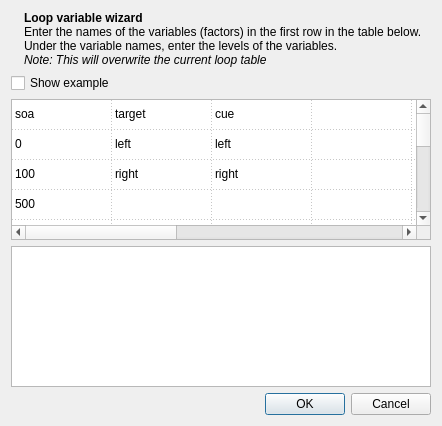
<?xml version="1.0" encoding="UTF-8"?>
<ui version="4.0">
 <class>Dialog</class>
 <widget class="QDialog" name="Dialog">
  <property name="geometry">
   <rect>
    <x>0</x>
    <y>0</y>
    <width>442</width>
    <height>426</height>
   </rect>
  </property>
  <property name="windowTitle">
   <string>Loop Variable Wizard</string>
  </property>
  <layout class="QVBoxLayout" name="verticalLayout">
   <item>
    <widget class="QWidget" name="widget" native="true">
     <layout class="QHBoxLayout" name="horizontalLayout">
      <property name="margin">
       <number>0</number>
      </property>
      <item>
       <widget class="QLabel" name="label_wizard">
        <property name="sizePolicy">
         <sizepolicy hsizetype="Fixed" vsizetype="Preferred">
          <horstretch>0</horstretch>
          <verstretch>0</verstretch>
         </sizepolicy>
        </property>
        <property name="text">
         <string/>
        </property>
        <property name="pixmap">
         <pixmap>:/icons/wizard_large.png</pixmap>
        </property>
       </widget>
      </item>
      <item>
       <widget class="QLabel" name="label_2">
        <property name="text">
         <string>&lt;!DOCTYPE HTML PUBLIC &quot;-//W3C//DTD HTML 4.0//EN&quot; &quot;http://www.w3.org/TR/REC-html40/strict.dtd&quot;&gt;
&lt;html&gt;&lt;head&gt;&lt;meta name=&quot;qrichtext&quot; content=&quot;1&quot; /&gt;&lt;style type=&quot;text/css&quot;&gt;
p, li { white-space: pre-wrap; }
&lt;/style&gt;&lt;/head&gt;&lt;body style=&quot; font-family:'Ubuntu'; font-size:9pt; font-weight:400; font-style:normal;&quot;&gt;
&lt;p style=&quot; margin-top:0px; margin-bottom:0px; margin-left:0px; margin-right:0px; -qt-block-indent:0; text-indent:0px;&quot;&gt;&lt;span style=&quot; font-weight:600;&quot;&gt;Loop variable wizard&lt;/span&gt;&lt;/p&gt;
&lt;p style=&quot; margin-top:0px; margin-bottom:0px; margin-left:0px; margin-right:0px; -qt-block-indent:0; text-indent:0px;&quot;&gt;Enter the names of the variables (factors) in the first row in the table below. Under the variable names, enter the levels of the variables.&lt;/p&gt;
&lt;p style=&quot; margin-top:0px; margin-bottom:0px; margin-left:0px; margin-right:0px; -qt-block-indent:0; text-indent:0px;&quot;&gt;&lt;span style=&quot; font-style:italic;&quot;&gt;Note: This will overwrite the current loop table&lt;/span&gt;&lt;/p&gt;&lt;/body&gt;&lt;/html&gt;</string>
        </property>
        <property name="wordWrap">
         <bool>true</bool>
        </property>
       </widget>
      </item>
     </layout>
    </widget>
   </item>
   <item>
    <widget class="QWidget" name="widget_2" native="true">
     <layout class="QHBoxLayout" name="horizontalLayout_2">
      <property name="margin">
       <number>0</number>
      </property>
      <item>
       <widget class="QCheckBox" name="checkBox">
        <property name="text">
         <string>Show example</string>
        </property>
       </widget>
      </item>
      <item>
       <spacer name="horizontalSpacer">
        <property name="orientation">
         <enum>Qt::Horizontal</enum>
        </property>
        <property name="sizeHint" stdset="0">
         <size>
          <width>40</width>
          <height>20</height>
         </size>
        </property>
       </spacer>
      </item>
     </layout>
    </widget>
   </item>
   <item>
    <widget class="good_looking_table" name="table_example">
     <property name="editTriggers">
      <set>QAbstractItemView::NoEditTriggers</set>
     </property>
     <property name="gridStyle">
      <enum>Qt::DotLine</enum>
     </property>
     <attribute name="horizontalHeaderVisible">
      <bool>false</bool>
     </attribute>
     <attribute name="verticalHeaderVisible">
      <bool>false</bool>
     </attribute>
     <row>
      <property name="text">
       <string>New Row</string>
      </property>
     </row>
     <row>
      <property name="text">
       <string>New Row</string>
      </property>
     </row>
     <row>
      <property name="text">
       <string>New Row</string>
      </property>
     </row>
     <row>
      <property name="text">
       <string>New Row</string>
      </property>
     </row>
     <row>
      <property name="text">
       <string>New Row</string>
      </property>
     </row>
     <row>
      <property name="text">
       <string>New Row</string>
      </property>
     </row>
     <row>
      <property name="text">
       <string>New Row</string>
      </property>
     </row>
     <row>
      <property name="text">
       <string>New Row</string>
      </property>
     </row>
     <row>
      <property name="text">
       <string>New Row</string>
      </property>
     </row>
     <row>
      <property name="text">
       <string>New Row</string>
      </property>
     </row>
     <row>
      <property name="text">
       <string>New Row</string>
      </property>
     </row>
     <row>
      <property name="text">
       <string>New Row</string>
      </property>
     </row>
     <column>
      <property name="text">
       <string>New Column</string>
      </property>
     </column>
     <column>
      <property name="text">
       <string>New Column</string>
      </property>
     </column>
     <column>
      <property name="text">
       <string>New Column</string>
      </property>
     </column>
     <column>
      <property name="text">
       <string>New Column</string>
      </property>
     </column>
     <column>
      <property name="text">
       <string>New Column</string>
      </property>
     </column>
     <column>
      <property name="text">
       <string>New Column</string>
      </property>
     </column>
     <column>
      <property name="text">
       <string>New Column</string>
      </property>
     </column>
     <column>
      <property name="text">
       <string>New Column</string>
      </property>
     </column>
     <column>
      <property name="text">
       <string>New Column</string>
      </property>
     </column>
     <column>
      <property name="text">
       <string>New Column</string>
      </property>
     </column>
     <item row="0" column="0">
      <property name="text">
       <string>soa</string>
      </property>
     </item>
     <item row="0" column="1">
      <property name="text">
       <string>target</string>
      </property>
     </item>
     <item row="0" column="2">
      <property name="text">
       <string>cue</string>
      </property>
     </item>
     <item row="1" column="0">
      <property name="text">
       <string>0</string>
      </property>
     </item>
     <item row="1" column="1">
      <property name="text">
       <string>left</string>
      </property>
     </item>
     <item row="1" column="2">
      <property name="text">
       <string>left</string>
      </property>
     </item>
     <item row="2" column="0">
      <property name="text">
       <string>100</string>
      </property>
     </item>
     <item row="2" column="1">
      <property name="text">
       <string>right</string>
      </property>
     </item>
     <item row="2" column="2">
      <property name="text">
       <string>right</string>
      </property>
     </item>
     <item row="3" column="0">
      <property name="text">
       <string>500</string>
      </property>
     </item>
     <item row="4" column="0">
      <property name="text">
       <string>1000</string>
      </property>
     </item>
    </widget>
   </item>
   <item>
    <widget class="good_looking_table" name="table_wizard">
     <property name="gridStyle">
      <enum>Qt::DotLine</enum>
     </property>
     <attribute name="horizontalHeaderVisible">
      <bool>false</bool>
     </attribute>
     <attribute name="verticalHeaderVisible">
      <bool>false</bool>
     </attribute>
    </widget>
   </item>
   <item>
    <widget class="QDialogButtonBox" name="buttonBox">
     <property name="orientation">
      <enum>Qt::Horizontal</enum>
     </property>
     <property name="standardButtons">
      <set>QDialogButtonBox::Cancel|QDialogButtonBox::Ok</set>
     </property>
    </widget>
   </item>
  </layout>
 </widget>
 <customwidgets>
  <customwidget>
   <class>good_looking_table</class>
   <extends>QTableWidget</extends>
   <header location="global">good_looking_table.h</header>
  </customwidget>
 </customwidgets>
 <resources/>
 <connections>
  <connection>
   <sender>buttonBox</sender>
   <signal>accepted()</signal>
   <receiver>Dialog</receiver>
   <slot>accept()</slot>
   <hints>
    <hint type="sourcelabel">
     <x>248</x>
     <y>254</y>
    </hint>
    <hint type="destinationlabel">
     <x>157</x>
     <y>274</y>
    </hint>
   </hints>
  </connection>
  <connection>
   <sender>buttonBox</sender>
   <signal>rejected()</signal>
   <receiver>Dialog</receiver>
   <slot>reject()</slot>
   <hints>
    <hint type="sourcelabel">
     <x>316</x>
     <y>260</y>
    </hint>
    <hint type="destinationlabel">
     <x>286</x>
     <y>274</y>
    </hint>
   </hints>
  </connection>
  <connection>
   <sender>checkBox</sender>
   <signal>toggled(bool)</signal>
   <receiver>table_example</receiver>
   <slot>setVisible(bool)</slot>
   <hints>
    <hint type="sourcelabel">
     <x>63</x>
     <y>85</y>
    </hint>
    <hint type="destinationlabel">
     <x>220</x>
     <y>170</y>
    </hint>
   </hints>
  </connection>
 </connections>
</ui>
